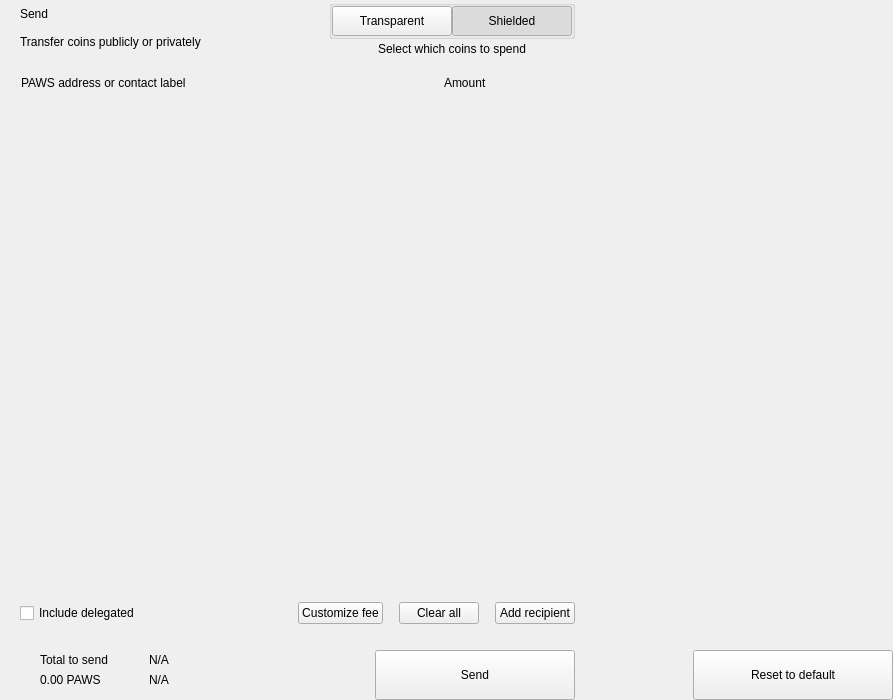
<?xml version="1.0" encoding="UTF-8"?>
<ui version="4.0">
 <class>send</class>
 <widget class="QWidget" name="send">
  <property name="geometry">
   <rect>
    <x>0</x>
    <y>0</y>
    <width>893</width>
    <height>700</height>
   </rect>
  </property>
  <property name="windowTitle">
   <string>Form</string>
  </property>
  <layout class="QHBoxLayout" name="horizontalLayout_2" stretch="2,1">
   <property name="spacing">
    <number>0</number>
   </property>
   <property name="leftMargin">
    <number>0</number>
   </property>
   <property name="topMargin">
    <number>0</number>
   </property>
   <property name="rightMargin">
    <number>0</number>
   </property>
   <property name="bottomMargin">
    <number>0</number>
   </property>
   <item>
    <widget class="QWidget" name="left" native="true">
     <layout class="QVBoxLayout" name="verticalLayout_3">
      <property name="spacing">
       <number>0</number>
      </property>
      <property name="leftMargin">
       <number>0</number>
      </property>
      <property name="topMargin">
       <number>0</number>
      </property>
      <property name="rightMargin">
       <number>0</number>
      </property>
      <property name="bottomMargin">
       <number>0</number>
      </property>
      <item>
       <layout class="QVBoxLayout" name="verticalLayout_22" stretch="0,0,0,1,0,0,0,0">
        <property name="spacing">
         <number>0</number>
        </property>
        <item>
         <layout class="QHBoxLayout" name="horizontalLayout_3">
          <property name="spacing">
           <number>0</number>
          </property>
          <property name="leftMargin">
           <number>20</number>
          </property>
          <property name="rightMargin">
           <number>20</number>
          </property>
          <item>
           <layout class="QVBoxLayout" name="verticalLayout">
            <property name="spacing">
             <number>0</number>
            </property>
            <item>
             <widget class="QLabel" name="labelTitle">
              <property name="text">
               <string>Send</string>
              </property>
              <property name="alignment">
               <set>Qt::AlignLeading|Qt::AlignLeft|Qt::AlignVCenter</set>
              </property>
             </widget>
            </item>
            <item>
             <widget class="QLabel" name="labelSubtitle1">
              <property name="text">
               <string>Transfer coins publicly or privately</string>
              </property>
             </widget>
            </item>
           </layout>
          </item>
          <item>
           <spacer name="horizontalSpacer">
            <property name="orientation">
             <enum>Qt::Horizontal</enum>
            </property>
            <property name="sizeHint" stdset="0">
             <size>
              <width>40</width>
              <height>20</height>
             </size>
            </property>
           </spacer>
          </item>
          <item>
           <layout class="QVBoxLayout" name="verticalLayout_6">
            <property name="spacing">
             <number>3</number>
            </property>
            <item alignment="Qt::AlignHCenter">
             <widget class="QGroupBox" name="groupBox">
              <property name="styleSheet">
               <string notr="true">#groupBox{
padding-top:2px;
}</string>
              </property>
              <property name="title">
               <string/>
              </property>
              <property name="alignment">
               <set>Qt::AlignCenter</set>
              </property>
              <layout class="QHBoxLayout" name="horizontalLayout_4">
               <property name="spacing">
                <number>0</number>
               </property>
               <property name="leftMargin">
                <number>0</number>
               </property>
               <property name="topMargin">
                <number>0</number>
               </property>
               <property name="rightMargin">
                <number>0</number>
               </property>
               <property name="bottomMargin">
                <number>0</number>
               </property>
               <item>
                <widget class="QPushButton" name="pushLeft">
                 <property name="minimumSize">
                  <size>
                   <width>120</width>
                   <height>30</height>
                  </size>
                 </property>
                 <property name="maximumSize">
                  <size>
                   <width>120</width>
                   <height>30</height>
                  </size>
                 </property>
                 <property name="focusPolicy">
                  <enum>Qt::NoFocus</enum>
                 </property>
                 <property name="text">
                  <string>Transparent</string>
                 </property>
                 <property name="checkable">
                  <bool>true</bool>
                 </property>
                 <property name="autoExclusive">
                  <bool>true</bool>
                 </property>
                </widget>
               </item>
               <item>
                <widget class="QPushButton" name="pushRight">
                 <property name="minimumSize">
                  <size>
                   <width>120</width>
                   <height>30</height>
                  </size>
                 </property>
                 <property name="maximumSize">
                  <size>
                   <width>120</width>
                   <height>30</height>
                  </size>
                 </property>
                 <property name="focusPolicy">
                  <enum>Qt::NoFocus</enum>
                 </property>
                 <property name="text">
                  <string>Shielded</string>
                 </property>
                 <property name="checkable">
                  <bool>true</bool>
                 </property>
                 <property name="checked">
                  <bool>true</bool>
                 </property>
                 <property name="autoExclusive">
                  <bool>true</bool>
                 </property>
                </widget>
               </item>
              </layout>
             </widget>
            </item>
            <item alignment="Qt::AlignHCenter|Qt::AlignTop">
             <widget class="QLabel" name="labelSubtitle2">
              <property name="styleSheet">
               <string notr="true"/>
              </property>
              <property name="text">
               <string>Select which coins to spend</string>
              </property>
              <property name="alignment">
               <set>Qt::AlignCenter</set>
              </property>
              <property name="indent">
               <number>0</number>
              </property>
             </widget>
            </item>
           </layout>
          </item>
         </layout>
        </item>
        <item>
         <spacer name="verticalSpacer_2">
          <property name="orientation">
           <enum>Qt::Vertical</enum>
          </property>
          <property name="sizeType">
           <enum>QSizePolicy::Fixed</enum>
          </property>
          <property name="sizeHint" stdset="0">
           <size>
            <width>20</width>
            <height>20</height>
           </size>
          </property>
         </spacer>
        </item>
        <item>
         <layout class="QHBoxLayout" name="horizontalLayout" stretch="6,0,2">
          <property name="spacing">
           <number>0</number>
          </property>
          <property name="leftMargin">
           <number>10</number>
          </property>
          <property name="topMargin">
           <number>0</number>
          </property>
          <property name="rightMargin">
           <number>20</number>
          </property>
          <property name="bottomMargin">
           <number>0</number>
          </property>
          <item>
           <widget class="QLabel" name="labelSubtitleAddress">
            <property name="styleSheet">
             <string notr="true">margin-left:8px;</string>
            </property>
            <property name="text">
             <string>PAWS address or contact label</string>
            </property>
           </widget>
          </item>
          <item>
           <spacer name="horizontalSpacer_3">
            <property name="orientation">
             <enum>Qt::Horizontal</enum>
            </property>
            <property name="sizeType">
             <enum>QSizePolicy::Fixed</enum>
            </property>
            <property name="sizeHint" stdset="0">
             <size>
              <width>40</width>
              <height>1</height>
             </size>
            </property>
           </spacer>
          </item>
          <item>
           <widget class="QLabel" name="labelSubtitleAmount">
            <property name="text">
             <string>Amount</string>
            </property>
           </widget>
          </item>
         </layout>
        </item>
        <item>
         <widget class="QScrollArea" name="scrollArea">
          <property name="minimumSize">
           <size>
            <width>0</width>
            <height>350</height>
           </size>
          </property>
          <property name="styleSheet">
           <string notr="true">#scrollArea {
            background:transparent;
            margin-top:10px;
}</string>
          </property>
          <property name="horizontalScrollBarPolicy">
           <enum>Qt::ScrollBarAlwaysOff</enum>
          </property>
          <property name="sizeAdjustPolicy">
           <enum>QAbstractScrollArea::AdjustIgnored</enum>
          </property>
          <property name="widgetResizable">
           <bool>true</bool>
          </property>
          <property name="alignment">
           <set>Qt::AlignLeading|Qt::AlignLeft|Qt::AlignTop</set>
          </property>
          <widget class="QWidget" name="scrollAreaWidgetContents">
           <property name="geometry">
            <rect>
             <x>0</x>
             <y>0</y>
             <width>591</width>
             <height>16</height>
            </rect>
           </property>
           <property name="sizePolicy">
            <sizepolicy hsizetype="Preferred" vsizetype="Maximum">
             <horstretch>0</horstretch>
             <verstretch>0</verstretch>
            </sizepolicy>
           </property>
           <property name="autoFillBackground">
            <bool>false</bool>
           </property>
           <property name="styleSheet">
            <string notr="true">#scrollAreaWidgetContents {
             background:transparent;
             }</string>
           </property>
           <layout class="QVBoxLayout" name="verticalLayout_7">
            <property name="spacing">
             <number>0</number>
            </property>
            <property name="sizeConstraint">
             <enum>QLayout::SetDefaultConstraint</enum>
            </property>
            <property name="leftMargin">
             <number>0</number>
            </property>
            <property name="topMargin">
             <number>0</number>
            </property>
            <property name="rightMargin">
             <number>0</number>
            </property>
            <property name="bottomMargin">
             <number>0</number>
            </property>
           </layout>
          </widget>
         </widget>
        </item>
        <item>
         <spacer name="verticalSpacer_4">
          <property name="orientation">
           <enum>Qt::Vertical</enum>
          </property>
          <property name="sizeType">
           <enum>QSizePolicy::Fixed</enum>
          </property>
          <property name="sizeHint" stdset="0">
           <size>
            <width>20</width>
            <height>20</height>
           </size>
          </property>
         </spacer>
        </item>
        <item>
         <layout class="QHBoxLayout" name="horizontalLayout_20">
          <property name="spacing">
           <number>6</number>
          </property>
          <property name="leftMargin">
           <number>20</number>
          </property>
          <property name="rightMargin">
           <number>20</number>
          </property>
          <item>
           <widget class="QCheckBox" name="checkBoxDelegations">
            <property name="layoutDirection">
             <enum>Qt::LeftToRight</enum>
            </property>
            <property name="text">
             <string>Include delegated</string>
            </property>
           </widget>
          </item>
          <item>
           <spacer name="horizontalSpacer_4">
            <property name="orientation">
             <enum>Qt::Horizontal</enum>
            </property>
            <property name="sizeHint" stdset="0">
             <size>
              <width>10</width>
              <height>20</height>
             </size>
            </property>
           </spacer>
          </item>
          <item>
           <widget class="QPushButton" name="pushButtonFee">
            <property name="focusPolicy">
             <enum>Qt::NoFocus</enum>
            </property>
            <property name="text">
             <string>Customize fee</string>
            </property>
           </widget>
          </item>
          <item>
           <spacer name="horizontalSpacer_11">
            <property name="orientation">
             <enum>Qt::Horizontal</enum>
            </property>
            <property name="sizeType">
             <enum>QSizePolicy::Minimum</enum>
            </property>
            <property name="sizeHint" stdset="0">
             <size>
              <width>10</width>
              <height>20</height>
             </size>
            </property>
           </spacer>
          </item>
          <item>
           <widget class="QPushButton" name="pushButtonClear">
            <property name="focusPolicy">
             <enum>Qt::NoFocus</enum>
            </property>
            <property name="layoutDirection">
             <enum>Qt::RightToLeft</enum>
            </property>
            <property name="text">
             <string>Clear all</string>
            </property>
           </widget>
          </item>
          <item>
           <spacer name="horizontalSpacer_6">
            <property name="orientation">
             <enum>Qt::Horizontal</enum>
            </property>
            <property name="sizeType">
             <enum>QSizePolicy::Fixed</enum>
            </property>
            <property name="sizeHint" stdset="0">
             <size>
              <width>10</width>
              <height>20</height>
             </size>
            </property>
           </spacer>
          </item>
          <item>
           <widget class="QPushButton" name="pushButtonAddRecipient">
            <property name="focusPolicy">
             <enum>Qt::NoFocus</enum>
            </property>
            <property name="text">
             <string>Add recipient</string>
            </property>
           </widget>
          </item>
         </layout>
        </item>
        <item>
         <spacer name="verticalSpacer">
          <property name="orientation">
           <enum>Qt::Vertical</enum>
          </property>
          <property name="sizeType">
           <enum>QSizePolicy::Fixed</enum>
          </property>
          <property name="sizeHint" stdset="0">
           <size>
            <width>20</width>
            <height>16</height>
           </size>
          </property>
         </spacer>
        </item>
        <item>
         <layout class="QHBoxLayout" name="horizontalLayout_7">
          <property name="rightMargin">
           <number>20</number>
          </property>
          <item>
           <layout class="QHBoxLayout" name="horizontalLayout_10">
            <property name="spacing">
             <number>0</number>
            </property>
            <property name="leftMargin">
             <number>8</number>
            </property>
            <item>
             <widget class="QStackedWidget" name="stackedWidget">
              <property name="minimumSize">
               <size>
                <width>0</width>
                <height>60</height>
               </size>
              </property>
              <property name="maximumSize">
               <size>
                <width>16777215</width>
                <height>60</height>
               </size>
              </property>
              <widget class="QWidget" name="page1">
               <layout class="QVBoxLayout" name="verticalLayout_71" stretch="0">
                <property name="spacing">
                 <number>6</number>
                </property>
                <property name="leftMargin">
                 <number>12</number>
                </property>
                <property name="topMargin">
                 <number>0</number>
                </property>
                <property name="rightMargin">
                 <number>0</number>
                </property>
                <property name="bottomMargin">
                 <number>0</number>
                </property>
                <item>
                 <widget class="QWidget" name="coinWidget" native="true">
                  <property name="minimumSize">
                   <size>
                    <width>0</width>
                    <height>60</height>
                   </size>
                  </property>
                  <property name="maximumSize">
                   <size>
                    <width>16777215</width>
                    <height>60</height>
                   </size>
                  </property>
                  <layout class="QHBoxLayout" name="horizontalLayout_9">
                   <property name="spacing">
                    <number>0</number>
                   </property>
                   <property name="leftMargin">
                    <number>20</number>
                   </property>
                   <property name="topMargin">
                    <number>10</number>
                   </property>
                   <property name="rightMargin">
                    <number>20</number>
                   </property>
                   <property name="bottomMargin">
                    <number>10</number>
                   </property>
                   <item>
                    <layout class="QVBoxLayout" name="verticalSend">
                     <property name="spacing">
                      <number>0</number>
                     </property>
                     <item>
                      <widget class="QLabel" name="labelTitleTotalSend">
                       <property name="text">
                        <string>Total to send</string>
                       </property>
                      </widget>
                     </item>
                     <item>
                      <widget class="QLabel" name="labelAmountSend">
                       <property name="text">
                        <string notr="true">0.00 PAWS</string>
                       </property>
                      </widget>
                     </item>
                    </layout>
                   </item>
                   <item>
                    <spacer name="horizontalSpacer_9">
                     <property name="orientation">
                      <enum>Qt::Horizontal</enum>
                     </property>
                     <property name="sizeType">
                      <enum>QSizePolicy::Fixed</enum>
                     </property>
                     <property name="sizeHint" stdset="0">
                      <size>
                       <width>20</width>
                       <height>20</height>
                      </size>
                     </property>
                    </spacer>
                   </item>
                   <item>
                    <widget class="QLabel" name="labelLine">
                     <property name="minimumSize">
                      <size>
                       <width>1</width>
                       <height>0</height>
                      </size>
                     </property>
                     <property name="maximumSize">
                      <size>
                       <width>1</width>
                       <height>16777215</height>
                      </size>
                     </property>
                     <property name="text">
                      <string/>
                     </property>
                    </widget>
                   </item>
                   <item>
                    <spacer name="horizontalSpacer_10">
                     <property name="orientation">
                      <enum>Qt::Horizontal</enum>
                     </property>
                     <property name="sizeType">
                      <enum>QSizePolicy::Fixed</enum>
                     </property>
                     <property name="sizeHint" stdset="0">
                      <size>
                       <width>20</width>
                       <height>20</height>
                      </size>
                     </property>
                    </spacer>
                   </item>
                   <item>
                    <layout class="QVBoxLayout" name="verticalRemaining">
                     <property name="spacing">
                      <number>0</number>
                     </property>
                     <item>
                      <widget class="QLabel" name="labelTitleTotalRemaining">
                       <property name="text">
                        <string notr="true">N/A</string>
                       </property>
                      </widget>
                     </item>
                     <item>
                      <widget class="QLabel" name="labelAmountRemaining">
                       <property name="text">
                        <string notr="true">N/A</string>
                       </property>
                      </widget>
                     </item>
                    </layout>
                   </item>
                  </layout>
                 </widget>
                </item>
               </layout>
              </widget>
              <widget class="QWidget" name="page_2"/>
             </widget>
            </item>
           </layout>
          </item>
          <item>
           <spacer name="horizontalSpacer_5">
            <property name="orientation">
             <enum>Qt::Horizontal</enum>
            </property>
            <property name="sizeType">
             <enum>QSizePolicy::Expanding</enum>
            </property>
            <property name="sizeHint" stdset="0">
             <size>
              <width>40</width>
              <height>20</height>
             </size>
            </property>
           </spacer>
          </item>
          <item alignment="Qt::AlignBottom">
           <widget class="QPushButton" name="pushButtonSave">
            <property name="minimumSize">
             <size>
              <width>200</width>
              <height>50</height>
             </size>
            </property>
            <property name="maximumSize">
             <size>
              <width>200</width>
              <height>50</height>
             </size>
            </property>
            <property name="focusPolicy">
             <enum>Qt::NoFocus</enum>
            </property>
            <property name="text">
             <string>Send</string>
            </property>
           </widget>
          </item>
         </layout>
        </item>
       </layout>
      </item>
     </layout>
    </widget>
   </item>
   <item>
    <widget class="QWidget" name="right" native="true">
     <layout class="QVBoxLayout" name="verticalLayout_5">
      <property name="leftMargin">
       <number>0</number>
      </property>
      <property name="topMargin">
       <number>0</number>
      </property>
      <property name="rightMargin">
       <number>0</number>
      </property>
      <property name="bottomMargin">
       <number>0</number>
      </property>
      <item>
       <layout class="QVBoxLayout" name="verticalLayout_4">
        <property name="spacing">
         <number>6</number>
        </property>
        <item>
         <widget class="OptionButton" name="btnCoinControl" native="true">
          <property name="minimumSize">
           <size>
            <width>0</width>
            <height>50</height>
           </size>
          </property>
         </widget>
        </item>
        <item>
         <widget class="OptionButton" name="btnChangeAddress" native="true">
          <property name="minimumSize">
           <size>
            <width>0</width>
            <height>50</height>
           </size>
          </property>
         </widget>
        </item>
        <item>
         <widget class="OptionButton" name="btnUri" native="true">
          <property name="minimumSize">
           <size>
            <width>0</width>
            <height>50</height>
           </size>
          </property>
         </widget>
        </item>
        <item>
         <widget class="OptionButton" name="btnShieldCoins" native="true">
          <property name="minimumSize">
           <size>
            <width>0</width>
            <height>50</height>
           </size>
          </property>
         </widget>
        </item>
        <item>
         <spacer name="verticalSpacer_5">
          <property name="orientation">
           <enum>Qt::Vertical</enum>
          </property>
          <property name="sizeHint" stdset="0">
           <size>
            <width>20</width>
            <height>40</height>
           </size>
          </property>
         </spacer>
        </item>
        <item>
         <layout class="QHBoxLayout" name="horizontalLayout_8">
          <item>
           <spacer name="horizontalSpacer_7">
            <property name="orientation">
             <enum>Qt::Horizontal</enum>
            </property>
            <property name="sizeHint" stdset="0">
             <size>
              <width>40</width>
              <height>20</height>
             </size>
            </property>
           </spacer>
          </item>
          <item>
           <widget class="QPushButton" name="pushButtonReset">
            <property name="minimumSize">
             <size>
              <width>200</width>
              <height>50</height>
             </size>
            </property>
            <property name="maximumSize">
             <size>
              <width>200</width>
              <height>50</height>
             </size>
            </property>
            <property name="focusPolicy">
             <enum>Qt::NoFocus</enum>
            </property>
            <property name="text">
             <string>Reset to default</string>
            </property>
           </widget>
          </item>
         </layout>
        </item>
       </layout>
      </item>
     </layout>
    </widget>
   </item>
  </layout>
 </widget>
 <customwidgets>
  <customwidget>
   <class>OptionButton</class>
   <extends>QWidget</extends>
   <header>qt/paws/optionbutton.h</header>
   <container>1</container>
  </customwidget>
 </customwidgets>
 <resources/>
 <connections/>
</ui>
